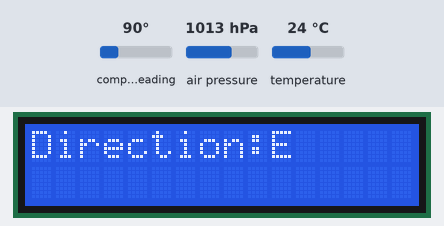
A sketch run on a simulated Arduino Uno, built for the host (arithmetic inside an expression is 32-bit, double 64-bit). On the bench: 16×2 character LCD. The test bench sets the inputs (shaded band); at power-on: compass heading 90°, air pressure 1013 hPa, temperature 24 °C. What the sketch prints to the serial monitor is not drawn.

Above: at 0.1 s.
At 10.1 s:
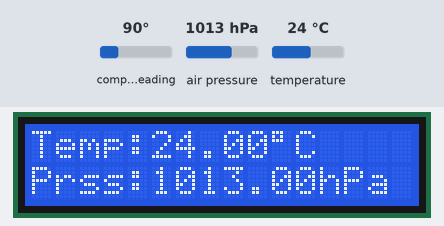
At 20.1 s:
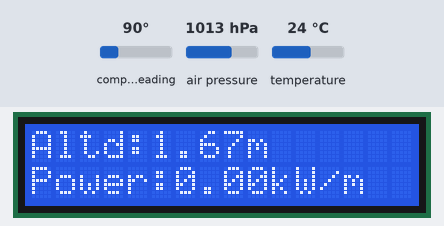

The sketch:

sunduck_buoy.ino
```cpp
/*********************************************************
 * 2020년 선덕고등학교 과학영재학급 프로젝트
 * 프로젝트명 : 아두이노를 이용한 부표
 *
 * 사용할 센서 : GY-86, DS18B20(오류가 가장 많은 센서이니 주의!)
 * 사용할 모듈 : NEO-6M, 3색 LED, 블루투스, SD카드 리더 모듈, Wi-Fi모듈
 *
 * 센서 와이어링
 *
 * GY-86(지자기계, 가속도계, 기압계 내장)
 * 일반적인 I2C연결법
 *****************************************************************************/

#include <Wire.h>
#include <MS5611.h>
#include <LiquidCrystal_I2C.h>
#include <HMC5883L.h>
#include <MPU6050.h>

#include <LiquidCrystal.h>
LiquidCrystal lcd(8,9,4,5,6,7);


MS5611 ms5611;
HMC5883L compass;
MPU6050 mpu;

double referencePressure, realTemperature;
double wave_power;
float relativeAltitude;
float wave_period;
long realPressure;
long pressure;
double min_height, max_height, wave_height, mid_point, smudge_factor;
byte escaped, started;
unsigned long period_start, period_end;
float avg_period = -1;
double altitude;

void setup()
{
  Serial.begin(9600);
  lcd.begin(16, 2);

  while(!ms5611.begin()) {
    delay(500);
  }

  while(!mpu.begin(MPU6050_SCALE_2000DPS, MPU6050_RANGE_2G)) {
    delay(500);
  }

  mpu.setI2CMasterModeEnabled(false);
  mpu.setI2CBypassEnabled(true) ;
  mpu.setSleepEnabled(false);

  Serial.println("Initialize HMC5883L");
  while (!compass.begin())
  {
    delay(500);
  }

  compass.setRange(HMC5883L_RANGE_1_3GA);
  compass.setMeasurementMode(HMC5883L_CONTINOUS);
  compass.setDataRate(HMC5883L_DATARATE_30HZ);
  compass.setSamples(HMC5883L_SAMPLES_8);
  compass.setOffset(0, 0);
  referencePressure = 101320;
  checkSettings();
}

void checkSettings()
{
  Serial.print("Oversampling: ");
  Serial.println(ms5611.getOversampling());
}


void loop()
{
  // Read raw values
  uint32_t rawTemp = ms5611.readRawTemperature();
  uint32_t rawPressure = ms5611.readRawPressure();

  // Read true temperature & Pressure
  realTemperature = ms5611.readTemperature();
  realPressure = ms5611.readPressure();
  float realPressureInHPa = (float)(realPressure / 100.0);

  // Calculate altitude
  float absoluteAltitude = ms5611.getAltitude(realPressure);
  relativeAltitude = ms5611.getAltitude(realPressure, referencePressure);

  Vector norm = compass.readNormalize();

  float heading = atan2(norm.YAxis, norm.XAxis);

  float declinationAngle = (-4.0 + (44.0/60.0)) / (180 / PI);
  heading += declinationAngle;

  if(heading < 0) heading += 2 * PI;
  if(heading > 2 * PI) heading -= 2 * PI;

  lcd.clear();
  lcd.setCursor(0,0);
  lcd.print("Direction:");
  if(degrees(heading) < 30) lcd.print('N');
  else if(degrees(heading) < 60) lcd.print("NE");
  else if(degrees(heading) < 150) lcd.print("E");
  else if(degrees(heading) < 180) lcd.print("SE");
  else if(degrees(heading) < 210) lcd.print("S");
  else if(degrees(heading) < 240) lcd.print("SW");
  else if(degrees(heading) < 300) lcd.print("W");
  else if(degrees(heading) < 330) lcd.print("NW");
  else if(degrees(heading) < 360) lcd.print("N");

  get_wave_power(realPressure, referencePressure);

  lcd.clear();

  lcd.setCursor(0,0);
  lcd.print("Temp:");
  lcd.print(realTemperature);
  lcd.write(223);
  lcd.print("C");

  lcd.setCursor(0,1);
  lcd.print("Prss:");
  lcd.print(realPressureInHPa);
  lcd.print("hPa");

  delay(10000);

  lcd.clear();

  lcd.setCursor(0,0);
  lcd.print("Altd:");
  lcd.print(relativeAltitude);
  lcd.print("m");

  lcd.setCursor(0,1);
  lcd.print("Power:");
  lcd.print(wave_power);
  lcd.print("kW/m");

  delay(10000);
}

void get_wave_power(double real_pressure, double reference_pressure){

  unsigned long start_time = millis();
  pressure = ms5611.readPressure();
  altitude = ms5611.getAltitude(real_pressure, reference_pressure);
  max_height = altitude;
  min_height = altitude;


  //  for 15 seconds try and get wave height
  while(millis() - start_time < 5000){
    pressure = ms5611.readPressure();
    altitude = ms5611.getAltitude(pressure, reference_pressure);
    if (altitude < min_height) min_height = altitude;
    if (altitude > max_height) max_height = altitude;
  }
  mid_point = (max_height + min_height)/2.0;
  wave_height = (max_height - mid_point) / 2.0;
  Serial.print("min_height = ");
  Serial.println(min_height);
  Serial.print("max_height = ");
  Serial.println(max_height);
  Serial.print("WaveHeight = ");
  Serial.println(wave_height);
  smudge_factor = wave_height * 0.15;

  start_time = millis();
  //  for 15 seconds try and get wave period
  while(millis() - start_time < 5000){
    pressure = ms5611.readPressure();
    altitude = ms5611.getAltitude(pressure, reference_pressure);
    //    if within a range of 30% of wave height from the mid point
    //    start the timer else stop it
    if (altitude < mid_point + smudge_factor && altitude > mid_point - smudge_factor){
      if ( !started){
        period_start = millis();
        started = true;
      }
      else{
        if ( escaped ){
          // if it has started and escaped and is now returning
          period_end = millis();
          started = false;
          escaped = false;
          // if the variable has already been assigned
          // use its previous value and new value to work out avg
          if(avg_period != -1){
            avg_period = (avg_period + (period_end-period_start)*2)  / 2.0;
          }
          // assign it
          else{
            avg_period =  (period_end-period_start)*2;
            Serial.print("period end = ");
            Serial.println(period_end);
            Serial.print("period start = ");
            Serial.println(period_start);
          }

        }
      }
    }
    else{
      escaped = true;
    }
  }
  wave_period = avg_period/1000;
  Serial.print("WavePeriod = ");
  Serial.println(wave_period);
  // work out wave power according to https://en.wikipedia.org/wiki/Wave_power wave power formula
  wave_power = 0.5 * wave_height * wave_height * (avg_period / 1000);
}
```

Measured:
- what the display in image 0 shows lasts 10.0 s, from 0.1 s to 10.1 s
